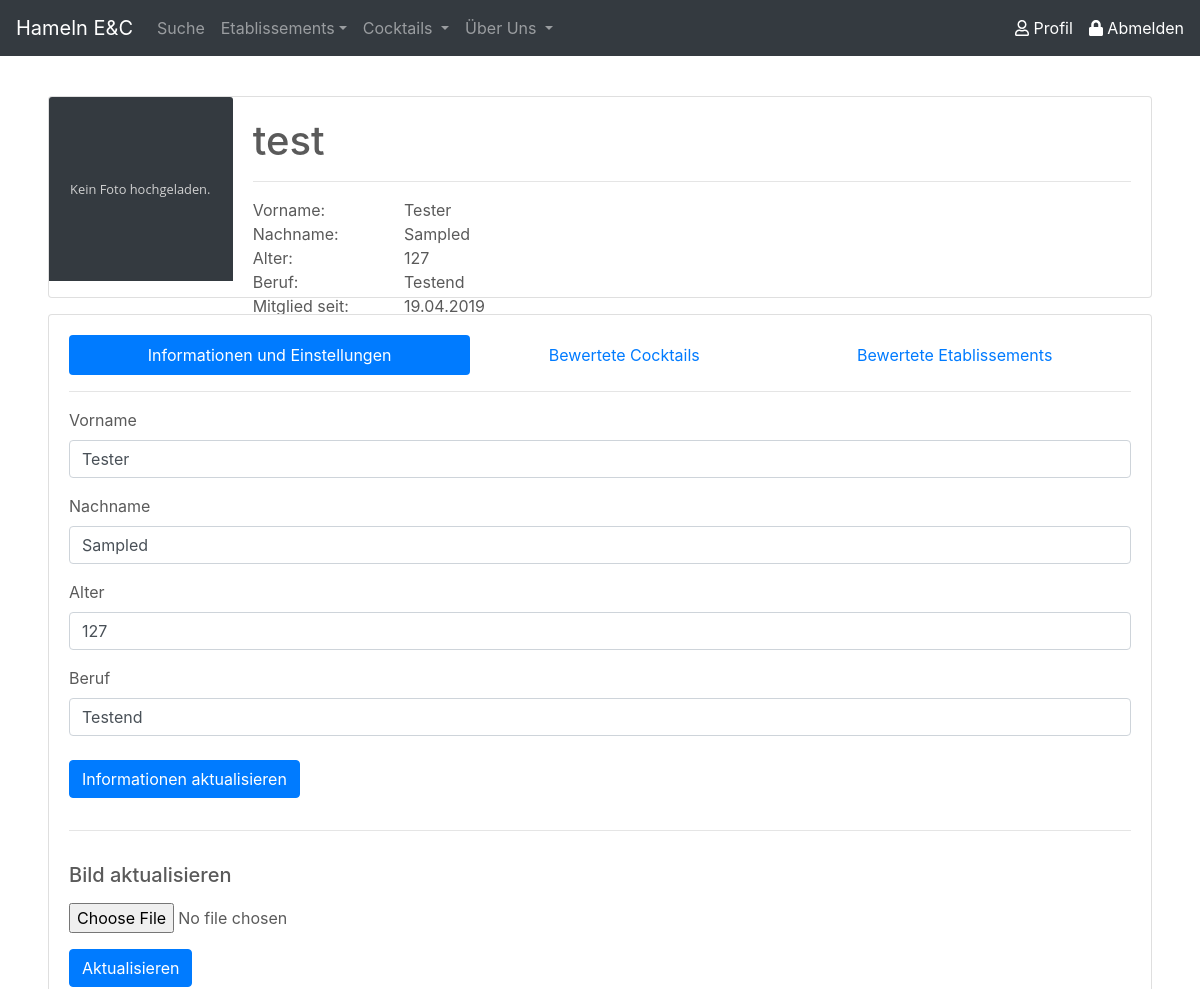
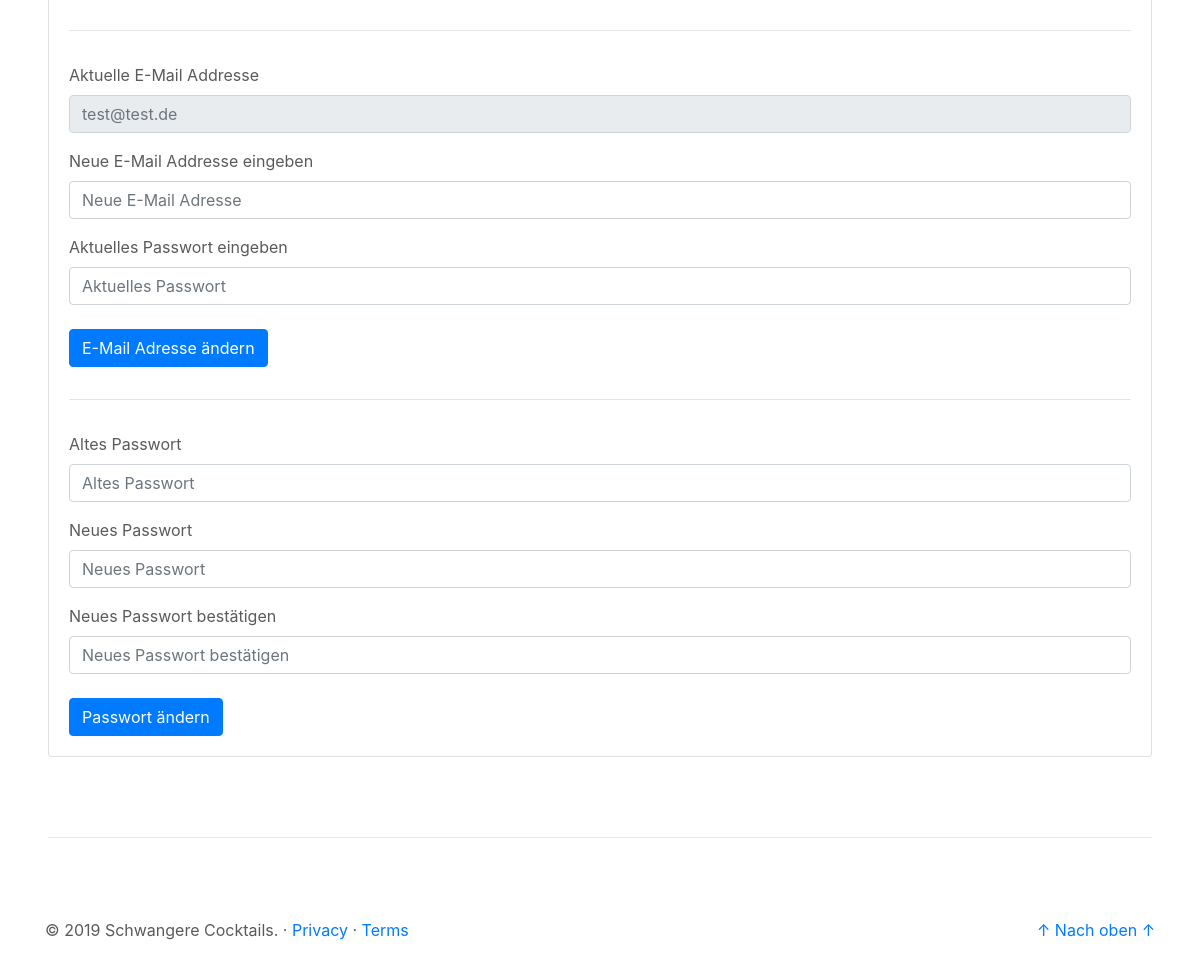
Page /site/profil_main.php (signed in) on the committed database (2 pictures, top to bottom).
### tables this page shows
CREATE TABLE `user` (
  `id` int(11) NOT NULL,
  `email` varchar(50) NOT NULL,
  `passwort` varchar(255) NOT NULL,
  `username` varchar(25) NOT NULL,
  `vorname` varchar(25) DEFAULT NULL,
  `nachname` varchar(25) DEFAULT NULL,
  `age` tinyint(3) DEFAULT NULL,
  `beruf` varchar(25) DEFAULT NULL,
  `created_at` timestamp NOT NULL DEFAULT CURRENT_TIMESTAMP,
  `updated_at` timestamp NULL DEFAULT NULL,
  `admin` tinyint(1) NOT NULL DEFAULT '0',
  `img` blob
);

### php/db/select_userInfo.php (called while the page is built, shortened)
<?php
if (isset($_SESSION['userId']) && !isset($_SESSION['showUser'])) {
       $userId = $_SESSION['userId'];
} elseif (isset($_SESSION['showUser'])) {
       $userId = $_SESSION['showUser'];
}
$pdo = new PDO('mysql:host=localhost;dbname=dbprog', 'root', '');
$statement = $pdo->prepare(
       "SELECT username as uname
              ,vorname as vname
              ,nachname as nname
              ,email as email
              ,age as age
              ,beruf as beruf
              ,created_at as ts
              ,img as img
              ,admin as admin
        FROM user
        WHERE id = :userId"
);
$result = $statement->execute(array('userId' => $userId));
$userInfo = $statement->fetch();
$userInfo["ts"] = date("d.m.Y", strtotime($userInfo['ts']));

### site/profil_main.php (the view, shortened to what this page needs)
<?php
if (isset($_SESSION['userId'])) {
    $userId = $_SESSION['userId'];
    include('../php/db/select_userInfo.php');
}
?>
<!doctype html>
<html lang="de">
<head>
    <link rel="stylesheet" href="https://stackpath.bootstrapcdn.com/bootstrap/4.3.1/css/bootstrap.min.css">
    <link href="../css/csstoolbox.css" rel="stylesheet">
</head>
<body class="center-block">
    <header role="header">
        <?php
        include('../php/buildHeader.php');
        ?>
    </header>
    <main role="main">
        <div class="mt-5 ml-5 mr-5">
            <?php
            if (isset($_SESSION['userId'])) {
                echo '
                <div class="card mb-3" width="100%" style="max-height: 360px;">';
                echo'
                <div class="row no-gutters">
                    <div class="col-md-2">';
                if ($userInfo["img"]) {
                    echo '<img src="../php/get_img.php?user_id=' . $userId . '" class="card-img-top">';
                } else {
                    echo '<img src="../res/placeholder_no_image.svg" class="card-img-top">';
                }
                echo '
                    </div>
                    <div class="col-md-10">
                        <div class="card-body d-flex flex-column" style="max-height: 200px;">
                            <div>
                                <h1 class="card-title">' . $userInfo["uname"];
                echo '          </h1>
                                <hr>
                            </div>
                            <div class="card-text">
                                    <div class="row">
                                        <div class="col-2">Vorname: </div>
                                        <div class="col-10">' . $userInfo["vname"] . '</div>
                                    </div>
                                    <div class="row">
                                        <div class="col-2">Nachname: </div>
                                        <div class="col-10">' . $userInfo["nname"] . '</div>
                                    </div>
                                    <div class="row">
                                        <div class="col-2">Alter: </div>
                                        <div class="col-10">' . $userInfo["age"] . '</div>
                                    </div>
                                    <div class="row">
                                        <div class="col-2">Beruf: </div>
                                        <div class="col-10">' . $userInfo["beruf"] . '</div>
                                    </div>
                                    <div class="row">
                                        <div class="col-2">Mitglied seit: </div>
                                        <div class="col-10">' . $userInfo["ts"] . '</div>
                                    </div>
                            </div>
                        </div>
                    </div>
                </div>
            </div>
            <div class="card card-body">
                <ul class="nav nav-pills flex-column flex-sm-row" id="profil-tab" role="tablist">
                    <li class="flex-sm-fill text-sm-center nav-item">
                        <a class="nav-link active" id="setting-tab" data-toggle="pill" href="#setting" role="tab" aria-controls="setting" aria-selected="true">Informationen und Einstellungen</a>
                    </li>
                    <li class="flex-sm-fill text-sm-center nav-item">
                        <a class="nav-link" id="bewCock-tab" data-toggle="pill" href="#bewCock" role="tab" aria-controls="bewCock" aria-selected="false">Bewertete Cocktails</a>
                    </li>
                    <li class="flex-sm-fill text-sm-center nav-item">
                        <a class="nav-link" id="bewEtab-tab" data-toggle="pill" href="#bewEtab" role="tab" aria-controls="bewEtab" aria-selected="false">Bewertete Etablissements</a>
                    </li>
                </ul>
                <hr>
                <div class="tab-content" id="profil-tabContent">
                    <div class="tab-pane fade show active" id="setting" role="tabpanel" aria-labelledby="setting-tab">
                        <form action="../php/db/update_userInfo.php" method="post">
                                <div class="form-group">
                                    <label for="u_ui_vname">Vorname</label>
                                    <input type="text" maxlength="50" class="form-control" id="u_ui_vname" name="u_ui_vname" value="' . $userInfo['vname'] . '" placeholder="Vorname">
                                </div>
                                <div class="form-group">
                                    <label for="u_ui_nname">Nachname</label>
                                    <input type="text" maxlength="25" class="form-control" id="u_ui_nname" name="u_ui_nname" value="' . $userInfo['nname'] . '" placeholder="Nachname">
                                </div>
                                <div class="form-group">
                                    <label for="u_ui_age">Alter</label>
                                    <input type="number" max="127" class="form-control" id="u_ui_age" name="u_ui_age" value="' . $userInfo['age'] . '" placeholder="Alter">
                                </div>
                                <div class="form-group">
                                    <label for="u_ui_beruf">Beruf</label>
                                    <input type="text" maxlength="25" class="form-control" id="u_ui_beruf" name="u_ui_beruf" value="' . $userInfo['beruf'] . '" placeholder="Beruf">
                                </div>
                            <button type="submit" class="btn btn-primary mt-2">Informationen aktualisieren</button>
                        </form>
                        <hr class="ct-hr-divider-2">
                        <form action="../php/db/update_userPic.php" method="POST" enctype="multipart/form-data">
                        <div class="form-group">
							<label for="file"><h5>Bild aktualisieren</h5></label>
                            <input type="file" name="file" id="file" class="form-control-file">
                            <button type="submit" class="btn btn-primary mt-3">Aktualisieren</button>
						</div>
                        </form>
                        <hr class="ct-hr-divider-2">
                        <form action="../php/db/update_userEmail.php" method="post">
                            <div class="form-group">
                                <label for="u_ue_emailOld">Aktuelle E-Mail Addresse</label>
                                <input type="email" class="form-control" id="u_ue_emailOld" placeholder="' . $userInfo['email'] . '" readonly>
                            </div>
                            <div class="form-group">
                                <label for="u_ue_emailNew">Neue E-Mail Addresse eingeben</label>
                                <input type="email" class="form-control" id="u_ue_emailNew" placeholder="Neue E-Mail Adresse" name="u_ue_emailNew" maxlength="50">
                            </div>
                            <div class="form-group">
                                <label for="u_ue_password">Aktuelles Passwort eingeben</label>
                                <input type="password" class="form-control" id="u_ue_password" placeholder="Aktuelles Passwort" name="u_ue_password" maxlength="20">
                            </div>
                            <button type="submit" class="btn btn-primary mt-2">E-Mail Adresse ändern</button>
                        </form>
                        <hr class="ct-hr-divider-2">
                        <form action="../php/db/update_userPassword.php" method="post">
                            <div class="form-group">
                                <label for="u_up_passOld">Altes Passwort</label>
                                <input type="password" class="form-control" id="u_up_passOld" placeholder="Altes Passwort" name="u_up_passOld" maxlength="20">
                            </div>
                            <div class="form-group">
                                <label for="u_up_passNew">Neues Passwort</label>
                                <input type="password" class="form-control" id="u_up_passNew" placeholder="Neues Passwort" name="u_up_passNew" maxlength="20">
                            </div>
                            <div class="form-group">
                                <label for="u_up_passNew_confirm">Neues Passwort bestätigen</label>
                                <input type="password" class="form-control" id="u_up_passNew_confirm" placeholder="Neues Passwort bestätigen" name="u_up_passNew_confirm" maxlength="20">
                            </div>
                            <button type="submit" class="btn btn-primary mt-2">Passwort ändern</button>
                        </form>
                    </div>
                    <div class="tab-pane fade" id="bewCock" role="tabpanel" aria-labelledby="bewCock-tab">
                        <table class="table">
                            <tbody>';
                echo '      </tbody>
                        </table>
                    </div>
                    <div class="tab-pane fade" id="bewEtab" role="tabpanel" aria-labelledby="bewEtab-tab">
                        <table class="table">
                            <thead>
                                <tr>
                                    <th scope="col">#</th>
                                    <th scope="col">Zeitpunkt</th>
                                    <th scope="col">Etablissement</th>
                                    <th scope="col">Text</th>
                                    <th scope="col">Bewertung</th>
                                </tr>
                            </thead>
                            <tbody>';
                echo '      </tbody>
                        </table>
                    </div>
                </div>
            </div>';
            } else {
                echo '<div class="card card-body"><h2 class="ct-text-center">Bitte zuerst <a class="" href="signin.php">Anmelden</a>.</h2></div>';
            }
            ?>
        </div>
    </main>
    <hr class="ct-hr-divider ml-5 mr-5">
    <footer role="footer" class="container">
        <?php
        include('../php/buildFooter.php');
        ?>
    </footer>
</body>
</html>

### css/csstoolbox.css (style rules this page uses)
body { padding-top: 3rem; padding-bottom: 3rem; margin: auto; color: #5a5a5a; }
.ct-hr-divider { margin: 5rem; }
.ct-hr-divider-2 { margin-top: 2rem; margin-bottom: 2rem; }

### rows in the picture
user: username "test", vorname "Tester", nachname "Sampled", age "127", beruf "Testend", u_ui_vname "Tester", u_ui_nname "Sampled", u_ui_age "127", u_ui_beruf "Testend", email "test@test.de"

### other values in the picture
$userInfo["ts"] "19.04.2019"
